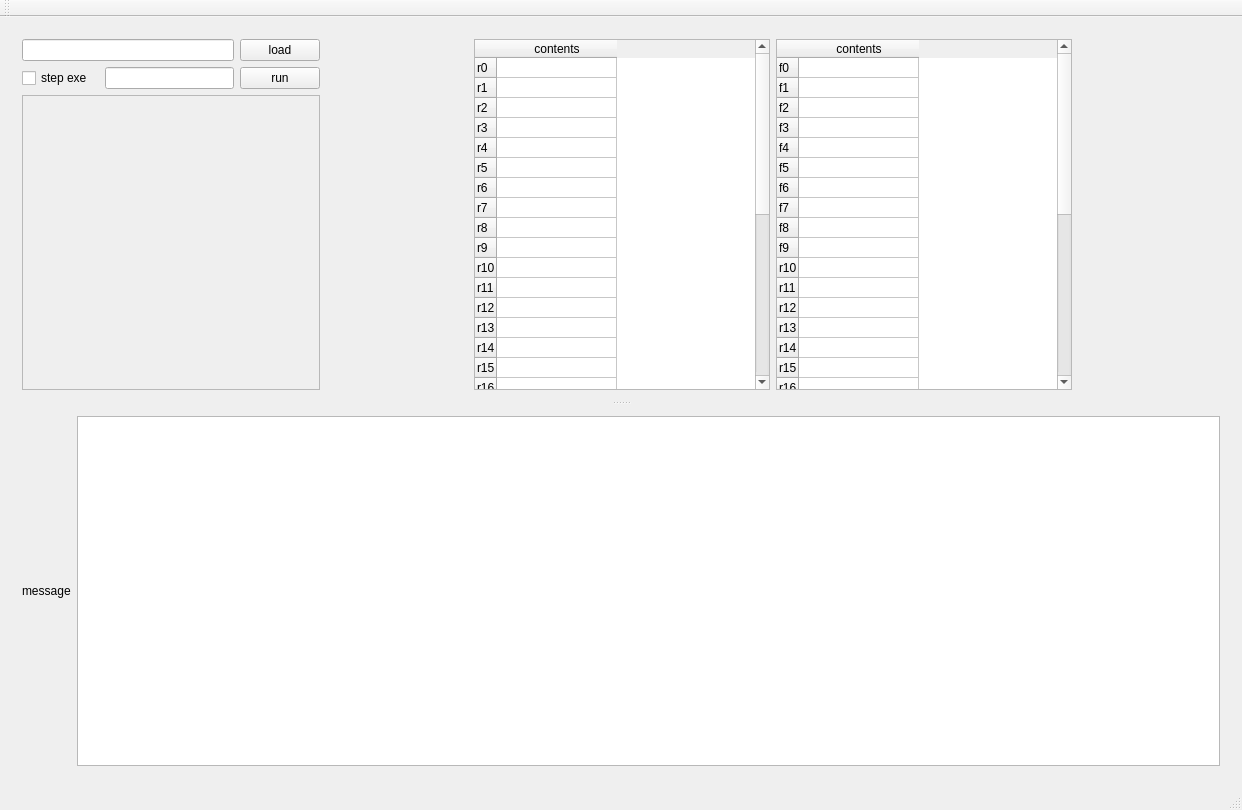
<?xml version="1.0" encoding="UTF-8"?>
<ui version="4.0">
 <class>MainWindow</class>
 <widget class="QMainWindow" name="MainWindow">
  <property name="geometry">
   <rect>
    <x>0</x>
    <y>0</y>
    <width>1242</width>
    <height>810</height>
   </rect>
  </property>
  <property name="sizePolicy">
   <sizepolicy hsizetype="MinimumExpanding" vsizetype="Preferred">
    <horstretch>0</horstretch>
    <verstretch>0</verstretch>
   </sizepolicy>
  </property>
  <property name="windowTitle">
   <string>MainWindow</string>
  </property>
  <widget class="QWidget" name="centralWidget">
   <layout class="QVBoxLayout" name="verticalLayout_3">
    <item>
     <widget class="QSplitter" name="splitter">
      <property name="orientation">
       <enum>Qt::Vertical</enum>
      </property>
      <widget class="QWidget" name="layoutWidget">
       <layout class="QHBoxLayout" name="horizontalLayout_6" stretch="1,3">
        <item>
         <layout class="QVBoxLayout" name="verticalLayout_2">
          <item>
           <layout class="QVBoxLayout" name="verticalLayout" stretch="1,1">
            <item>
             <layout class="QHBoxLayout" name="horizontalLayout">
              <item>
               <widget class="QLineEdit" name="lineEdit"/>
              </item>
              <item>
               <widget class="QPushButton" name="loadButton">
                <property name="text">
                 <string>load</string>
                </property>
               </widget>
              </item>
             </layout>
            </item>
            <item>
             <layout class="QHBoxLayout" name="horizontalLayout_4">
              <item>
               <layout class="QHBoxLayout" name="horizontalLayout_2">
                <item>
                 <widget class="QCheckBox" name="stepExe">
                  <property name="text">
                   <string>step exe</string>
                  </property>
                 </widget>
                </item>
                <item>
                 <widget class="QLineEdit" name="steps">
                  <property name="maximumSize">
                   <size>
                    <width>129</width>
                    <height>28</height>
                   </size>
                  </property>
                  <property name="inputMask">
                   <string/>
                  </property>
                 </widget>
                </item>
               </layout>
              </item>
              <item>
               <widget class="QPushButton" name="runButton">
                <property name="text">
                 <string>run</string>
                </property>
                <property name="iconSize">
                 <size>
                  <width>16</width>
                  <height>16</height>
                 </size>
                </property>
               </widget>
              </item>
             </layout>
            </item>
           </layout>
          </item>
          <item>
           <widget class="hogehoge" name="frame">
            <property name="sizePolicy">
             <sizepolicy hsizetype="MinimumExpanding" vsizetype="MinimumExpanding">
              <horstretch>1</horstretch>
              <verstretch>20</verstretch>
             </sizepolicy>
            </property>
            <property name="frameShape">
             <enum>QFrame::StyledPanel</enum>
            </property>
            <property name="frameShadow">
             <enum>QFrame::Raised</enum>
            </property>
           </widget>
          </item>
         </layout>
        </item>
        <item>
         <layout class="QHBoxLayout" name="horizontalLayout_3" stretch="1,2,2,1">
          <item>
           <spacer name="horizontalSpacer">
            <property name="orientation">
             <enum>Qt::Horizontal</enum>
            </property>
            <property name="sizeHint" stdset="0">
             <size>
              <width>158</width>
              <height>20</height>
             </size>
            </property>
           </spacer>
          </item>
          <item>
           <widget class="QTableWidget" name="tableWidget">
            <property name="sizePolicy">
             <sizepolicy hsizetype="Expanding" vsizetype="Expanding">
              <horstretch>1</horstretch>
              <verstretch>1</verstretch>
             </sizepolicy>
            </property>
            <property name="autoScrollMargin">
             <number>32</number>
            </property>
            <property name="rowCount">
             <number>32</number>
            </property>
            <property name="columnCount">
             <number>1</number>
            </property>
            <attribute name="horizontalHeaderDefaultSectionSize">
             <number>120</number>
            </attribute>
            <attribute name="verticalHeaderDefaultSectionSize">
             <number>20</number>
            </attribute>
            <attribute name="verticalHeaderMinimumSectionSize">
             <number>18</number>
            </attribute>
            <row>
             <property name="text">
              <string>r0</string>
             </property>
            </row>
            <row>
             <property name="text">
              <string>r1</string>
             </property>
            </row>
            <row>
             <property name="text">
              <string>r2</string>
             </property>
            </row>
            <row>
             <property name="text">
              <string>r3</string>
             </property>
            </row>
            <row>
             <property name="text">
              <string>r4</string>
             </property>
            </row>
            <row>
             <property name="text">
              <string>r5</string>
             </property>
            </row>
            <row>
             <property name="text">
              <string>r6</string>
             </property>
            </row>
            <row>
             <property name="text">
              <string>r7</string>
             </property>
            </row>
            <row>
             <property name="text">
              <string>r8</string>
             </property>
            </row>
            <row>
             <property name="text">
              <string>r9</string>
             </property>
            </row>
            <row>
             <property name="text">
              <string>r10</string>
             </property>
            </row>
            <row>
             <property name="text">
              <string>r11</string>
             </property>
            </row>
            <row>
             <property name="text">
              <string>r12</string>
             </property>
            </row>
            <row>
             <property name="text">
              <string>r13</string>
             </property>
            </row>
            <row>
             <property name="text">
              <string>r14</string>
             </property>
            </row>
            <row>
             <property name="text">
              <string>r15</string>
             </property>
            </row>
            <row>
             <property name="text">
              <string>r16</string>
             </property>
            </row>
            <row>
             <property name="text">
              <string>r17</string>
             </property>
            </row>
            <row>
             <property name="text">
              <string>r18</string>
             </property>
            </row>
            <row>
             <property name="text">
              <string>r19</string>
             </property>
            </row>
            <row>
             <property name="text">
              <string>r20</string>
             </property>
            </row>
            <row>
             <property name="text">
              <string>r21</string>
             </property>
            </row>
            <row>
             <property name="text">
              <string>r22</string>
             </property>
            </row>
            <row>
             <property name="text">
              <string>r23</string>
             </property>
            </row>
            <row>
             <property name="text">
              <string>r24</string>
             </property>
            </row>
            <row>
             <property name="text">
              <string>r25</string>
             </property>
            </row>
            <row>
             <property name="text">
              <string>r26</string>
             </property>
            </row>
            <row>
             <property name="text">
              <string>r27</string>
             </property>
            </row>
            <row>
             <property name="text">
              <string>r28</string>
             </property>
            </row>
            <row>
             <property name="text">
              <string>r29</string>
             </property>
            </row>
            <row>
             <property name="text">
              <string>r30</string>
             </property>
            </row>
            <row>
             <property name="text">
              <string>r31</string>
             </property>
            </row>
            <column>
             <property name="text">
              <string>contents</string>
             </property>
            </column>
           </widget>
          </item>
          <item>
           <widget class="QTableWidget" name="tableWidget_2">
            <property name="sizePolicy">
             <sizepolicy hsizetype="Expanding" vsizetype="Expanding">
              <horstretch>1</horstretch>
              <verstretch>1</verstretch>
             </sizepolicy>
            </property>
            <property name="autoScrollMargin">
             <number>32</number>
            </property>
            <property name="rowCount">
             <number>32</number>
            </property>
            <property name="columnCount">
             <number>1</number>
            </property>
            <attribute name="horizontalHeaderDefaultSectionSize">
             <number>120</number>
            </attribute>
            <attribute name="verticalHeaderDefaultSectionSize">
             <number>20</number>
            </attribute>
            <attribute name="verticalHeaderMinimumSectionSize">
             <number>18</number>
            </attribute>
            <row>
             <property name="text">
              <string>f0</string>
             </property>
            </row>
            <row>
             <property name="text">
              <string>f1</string>
             </property>
            </row>
            <row>
             <property name="text">
              <string>f2</string>
             </property>
            </row>
            <row>
             <property name="text">
              <string>f3</string>
             </property>
            </row>
            <row>
             <property name="text">
              <string>f4</string>
             </property>
            </row>
            <row>
             <property name="text">
              <string>f5</string>
             </property>
            </row>
            <row>
             <property name="text">
              <string>f6</string>
             </property>
            </row>
            <row>
             <property name="text">
              <string>f7</string>
             </property>
            </row>
            <row>
             <property name="text">
              <string>f8</string>
             </property>
            </row>
            <row>
             <property name="text">
              <string>f9</string>
             </property>
            </row>
            <row>
             <property name="text">
              <string>r10</string>
             </property>
            </row>
            <row>
             <property name="text">
              <string>r11</string>
             </property>
            </row>
            <row>
             <property name="text">
              <string>r12</string>
             </property>
            </row>
            <row>
             <property name="text">
              <string>r13</string>
             </property>
            </row>
            <row>
             <property name="text">
              <string>r14</string>
             </property>
            </row>
            <row>
             <property name="text">
              <string>r15</string>
             </property>
            </row>
            <row>
             <property name="text">
              <string>r16</string>
             </property>
            </row>
            <row>
             <property name="text">
              <string>r17</string>
             </property>
            </row>
            <row>
             <property name="text">
              <string>r18</string>
             </property>
            </row>
            <row>
             <property name="text">
              <string>r19</string>
             </property>
            </row>
            <row>
             <property name="text">
              <string>r20</string>
             </property>
            </row>
            <row>
             <property name="text">
              <string>r21</string>
             </property>
            </row>
            <row>
             <property name="text">
              <string>r22</string>
             </property>
            </row>
            <row>
             <property name="text">
              <string>r23</string>
             </property>
            </row>
            <row>
             <property name="text">
              <string>r24</string>
             </property>
            </row>
            <row>
             <property name="text">
              <string>r25</string>
             </property>
            </row>
            <row>
             <property name="text">
              <string>r26</string>
             </property>
            </row>
            <row>
             <property name="text">
              <string>r27</string>
             </property>
            </row>
            <row>
             <property name="text">
              <string>r28</string>
             </property>
            </row>
            <row>
             <property name="text">
              <string>r29</string>
             </property>
            </row>
            <row>
             <property name="text">
              <string>r30</string>
             </property>
            </row>
            <row>
             <property name="text">
              <string>r31</string>
             </property>
            </row>
            <column>
             <property name="text">
              <string>contents</string>
             </property>
            </column>
           </widget>
          </item>
          <item>
           <spacer name="horizontalSpacer_2">
            <property name="orientation">
             <enum>Qt::Horizontal</enum>
            </property>
            <property name="sizeHint" stdset="0">
             <size>
              <width>208</width>
              <height>20</height>
             </size>
            </property>
           </spacer>
          </item>
         </layout>
        </item>
       </layout>
      </widget>
      <widget class="QWidget" name="layoutWidget">
       <layout class="QHBoxLayout" name="horizontalLayout_5" stretch="0,0">
        <item>
         <widget class="QLabel" name="label">
          <property name="text">
           <string>message</string>
          </property>
         </widget>
        </item>
        <item>
         <widget class="QTextEdit" name="messageBuff">
          <property name="sizePolicy">
           <sizepolicy hsizetype="Expanding" vsizetype="Preferred">
            <horstretch>0</horstretch>
            <verstretch>0</verstretch>
           </sizepolicy>
          </property>
         </widget>
        </item>
       </layout>
      </widget>
     </widget>
    </item>
   </layout>
  </widget>
  <widget class="QMenuBar" name="menuBar">
   <property name="geometry">
    <rect>
     <x>0</x>
     <y>0</y>
     <width>1242</width>
     <height>26</height>
    </rect>
   </property>
  </widget>
  <widget class="QToolBar" name="mainToolBar">
   <attribute name="toolBarArea">
    <enum>TopToolBarArea</enum>
   </attribute>
   <attribute name="toolBarBreak">
    <bool>false</bool>
   </attribute>
  </widget>
  <widget class="QStatusBar" name="statusBar"/>
 </widget>
 <layoutdefault spacing="6" margin="11"/>
 <customwidgets>
  <customwidget>
   <class>hogehoge</class>
   <extends>QFrame</extends>
   <header>hogehoge.h</header>
   <container>1</container>
  </customwidget>
 </customwidgets>
 <resources/>
 <connections>
  <connection>
   <sender>runButton</sender>
   <signal>clicked()</signal>
   <receiver>MainWindow</receiver>
   <slot>runSimulation()</slot>
   <hints>
    <hint type="sourcelabel">
     <x>202</x>
     <y>108</y>
    </hint>
    <hint type="destinationlabel">
     <x>152</x>
     <y>138</y>
    </hint>
   </hints>
  </connection>
  <connection>
   <sender>loadButton</sender>
   <signal>clicked()</signal>
   <receiver>MainWindow</receiver>
   <slot>loadProgram()</slot>
   <hints>
    <hint type="sourcelabel">
     <x>210</x>
     <y>61</y>
    </hint>
    <hint type="destinationlabel">
     <x>303</x>
     <y>58</y>
    </hint>
   </hints>
  </connection>
 </connections>
 <slots>
  <signal>loadButtonPushed()</signal>
  <slot>runSimulation()</slot>
  <slot>stepExe(bool)</slot>
  <slot>loadProgram()</slot>
  <slot>specifySteps()</slot>
  <slot>changeStep()</slot>
 </slots>
</ui>
